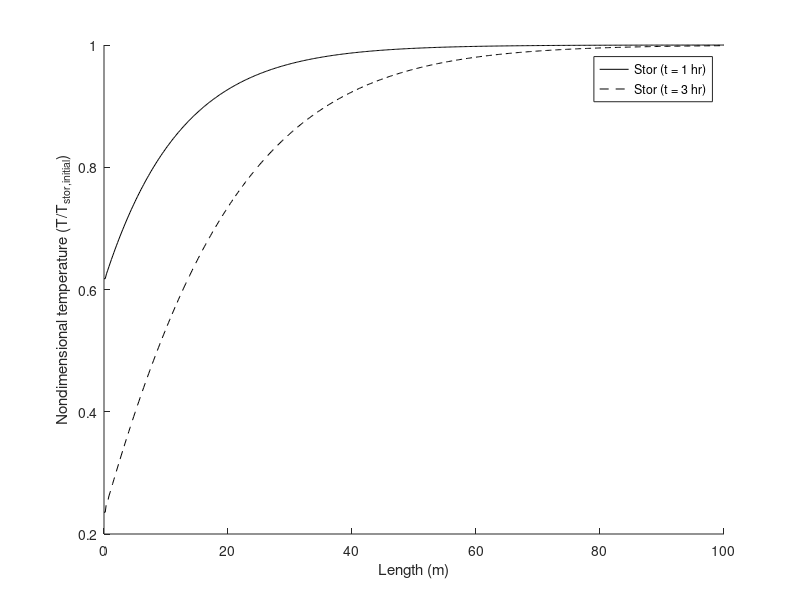
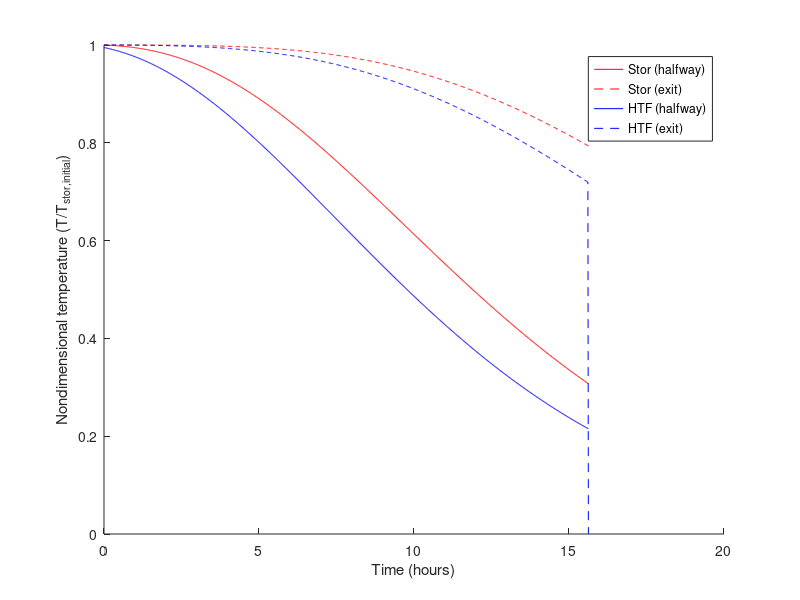

The MATLAB source for these figures, in order:
%%%%%System Model of a Supercritical Thermal Energy Storage System
%%%%%Written by Dr. Adrienne Lavine and Louis Tse
%%%%%Dept. of Mechanical & Aerospace Engineering

clear all; clc; close all;

%%%Set system specs%%%
alpha_HTF = 1e-7;   %m^2/s
rho_HTF = 1000;     %kg/m^3
cp_HTF = 3000;      %J/kgK

alpha_stor = 1e-7;  %m^2/s
rho_stor = 1000;    %kg/m^3
cp_stor = 3000;     %J/kgK

r_i = 2.5e-2;       %m
r_o = 2.6e-2;       %m
L = 100;            %m
m_dot_HTF = 500;    %kg/s
N = 2e5;            %number of tubes
U = 5;              %W/m^2K
P = 2*pi*r_i;       %m

%%%Calculated values%%%
Ac_HTF = pi*(r_o^2 - r_i^2)*N;          %m^2
Ac_stor = pi*r_i^2*N;                   %m^2
u_m = m_dot_HTF/(rho_HTF*Ac_HTF);       %m/s
m_prime_stor = rho_stor*Ac_stor;        %kg/m

%%%Set time and grid steps%%%
time_nodes = 1000;  
dt = 9e-3*(r_i^2/alpha_stor/3600);      %hours
t_final = dt*time_nodes;
time = 0:dt:t_final;

length_nodes = 500;
x_final = L;
dx = x_final/length_nodes;
length = 0:dx:x_final;

%%%Set inlet conditions%%%
theta_stor(1,1) = 1;
theta_HTF(1,1) = 0;


%%%%%%%%%%%%%%%MAIN ROUTINE%%%%%%%%%%%%%%%%%
%%%%%%%%%%%%%%%%%%%%%%%%%%%%%%%%%%%%%%%%%%%%
for t = 1:time_nodes
   
    theta_HTF(1,t) = 0;
    
    for x = 1:length_nodes
        Q_stor(x,t) = U*P*(theta_stor(x,t) - theta_HTF(x,t));
        theta_HTF(x+1,t) = theta_HTF(x,t) + N*dx/(m_dot_HTF*cp_HTF)*Q_stor(x,t);
        
        if x == 1
            theta_stor(x+1,1) = 1;
            theta_stor(x,t+1) = theta_stor(x+1,t) - N*3600*dt/(m_prime_stor*cp_stor)*Q_stor(x,t);
            theta_stor(x+1,t+1) = theta_stor(x,t+1);
        else
            theta_stor(x+1,1) = 1;
            theta_stor(x+1,t+1) = theta_stor(x+1,t) - N*3600*dt/(m_prime_stor*cp_stor)*Q_stor(x,t);
            
        end
       
    end

end

for x = 1:length_nodes
    theta_HTF(x,time_nodes+1) = theta_HTF(x,time_nodes);    %This For loop is to copy an extra step in time at the end to make Time and Theta_HTF the same length.
end
    
%theta=(T-T_min)/(T_max-T_min)

%%Plots%%%
% figure
hold on
plot(length, theta_stor(:,65),'-k')
plot(length, theta_stor(:, 193),'--k')
% plot(length, theta_HTF(:,65),'-b')
% plot(length, theta_HTF(:,193),'--b')


legend('Stor (t = 1 hr)', 'Stor (t = 3 hr)', 'HTF (t = 1 hr)', 'HTF (t = 3 hr)')
xlabel('Length (m)')
ylabel('Nondimensional temperature (T/T_s_t_o_r_,_i_n_i_t_i_a_l)')

figure
hold on
plot(time, theta_stor(length_nodes/2,:),'-r')
plot(time, theta_stor(end, :),'--r')
plot(time, theta_HTF(length_nodes/2,:),'-b')
plot(time, theta_HTF(end,:),'--b')

legend('Stor (halfway)', 'Stor (exit)', 'HTF (halfway)', 'HTF (exit)')
xlabel('Time (hours)')
ylabel('Nondimensional temperature (T/T_s_t_o_r_,_i_n_i_t_i_a_l)')

